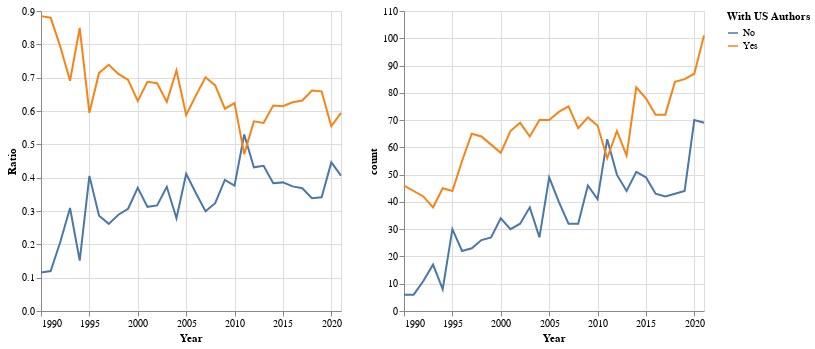

Write notebook code for a chart like this one.
### Code cell
source = withus_authors

chart1 = alt.Chart(source).mark_line().encode(
    x="Year:T",
    y="Ratio:Q",
    color="With US Authors:N"
).properties(
    width=300
)

chart2 = alt.Chart(source).mark_line().encode(
    x="Year:T",
    y="count:Q",
    color="With US Authors:N"
).properties(
    width=300
)

alt.hconcat(chart1, chart2)

### Figure 1 — Vega-Lite specification as saved in the notebook (floating-point values rounded to 4 significant figures)
{"config": {"view": {"continuousWidth": 400, "continuousHeight": 300}}, "hconcat": [{"mark": "line", "encoding": {"color": {"field": "With US Authors", "type": "nominal"}, "x": {"field": "Year", "type": "temporal"}, "y": {"field": "Ratio", "type": "quantitative"}}, "width": 300}, {"mark": "line", "encoding": {"color": {"field": "With US Authors", "type": "nominal"}, "x": {"field": "Year", "type": "temporal"}, "y": {"field": "count", "type": "quantitative"}}, "width": 300}], "data": {"name": "data-07b8499e198c2e67e2d3b4bb22d59e41"}, "$schema": "https://vega.github.io/schema/vega-lite/v4.17.0.json", "datasets": {"data-07b8499e198c2e67e2d3b4bb22d59e41": [{"year": 1990, "With US Authors": "No", "count": 6, "Ratio": 0.1154, "Year": "1990-01-01T00:00:00"}, {"year": 1990, "With US Authors": "Yes", "count": 46, "Ratio": 0.8846, "Year": "1990-01-01T00:00:00"}, {"year": 1991, "With US Authors": "No", "count": 6, "Ratio": 0.12, "Year": "1991-01-01T00:00:00"}, {"year": 1991, "With US Authors": "Yes", "count": 44, "Ratio": 0.88, "Year": "1991-01-01T00:00:00"}, {"year": 1992, "With US Authors": "No", "count": 11, "Ratio": 0.2075, "Year": "1992-01-01T00:00:00"}, {"year": 1992, "With US Authors": "Yes", "count": 42, "Ratio": 0.7925, "Year": "1992-01-01T00:00:00"}, {"year": 1993, "With US Authors": "No", "count": 17, "Ratio": 0.3091, "Year": "1993-01-01T00:00:00"}, {"year": 1993, "With US Authors": "Yes", "count": 38, "Ratio": 0.6909, "Year": "1993-01-01T00:00:00"}, {"year": 1994, "With US Authors": "No", "count": 8, "Ratio": 0.1509, "Year": "1994-01-01T00:00:00"}, {"year": 1994, "With US Authors": "Yes", "count": 45, "Ratio": 0.8491, "Year": "1994-01-01T00:00:00"}, {"year": 1995, "With US Authors": "No", "count": 30, "Ratio": 0.4054, "Year": "1995-01-01T00:00:00"}, {"year": 1995, "With US Authors": "Yes", "count": 44, "Ratio": 0.5946, "Year": "1995-01-01T00:00:00"}, {"year": 1996, "With US Authors": "No", "count": 22, "Ratio": 0.2857, "Year": "1996-01-01T00:00:00"}, {"year": 1996, "With US Authors": "Yes", "count": 55, "Ratio": 0.7143, "Year": "1996-01-01T00:00:00"}, {"year": 1997, "With US Authors": "No", "count": 23, "Ratio": 0.2614, "Year": "1997-01-01T00:00:00"}, {"year": 1997, "With US Authors": "Yes", "count": 65, "Ratio": 0.7386, "Year": "1997-01-01T00:00:00"}, {"year": 1998, "With US Authors": "No", "count": 26, "Ratio": 0.2889, "Year": "1998-01-01T00:00:00"}, {"year": 1998, "With US Authors": "Yes", "count": 64, "Ratio": 0.7111, "Year": "1998-01-01T00:00:00"}, {"year": 1999, "With US Authors": "No", "count": 27, "Ratio": 0.3068, "Year": "1999-01-01T00:00:00"}, {"year": 1999, "With US Authors": "Yes", "count": 61, "Ratio": 0.6932, "Year": "1999-01-01T00:00:00"}, {"year": 2000, "With US Authors": "No", "count": 34, "Ratio": 0.3696, "Year": "2000-01-01T00:00:00"}, {"year": 2000, "With US Authors": "Yes", "count": 58, "Ratio": 0.6304, "Year": "2000-01-01T00:00:00"}, {"year": 2001, "With US Authors": "No", "count": 30, "Ratio": 0.3125, "Year": "2001-01-01T00:00:00"}, {"year": 2001, "With US Authors": "Yes", "count": 66, "Ratio": 0.6875, "Year": "2001-01-01T00:00:00"}, {"year": 2002, "With US Authors": "No", "count": 32, "Ratio": 0.3168, "Year": "2002-01-01T00:00:00"}, {"year": 2002, "With US Authors": "Yes", "count": 69, "Ratio": 0.6832, "Year": "2002-01-01T00:00:00"}, {"year": 2003, "With US Authors": "No", "count": 38, "Ratio": 0.3725, "Year": "2003-01-01T00:00:00"}, {"year": 2003, "With US Authors": "Yes", "count": 64, "Ratio": 0.6275, "Year": "2003-01-01T00:00:00"}, {"year": 2004, "With US Authors": "No", "count": 27, "Ratio": 0.2784, "Year": "2004-01-01T00:00:00"}, {"year": 2004, "With US Authors": "Yes", "count": 70, "Ratio": 0.7216, "Year": "2004-01-01T00:00:00"}, {"year": 2005, "With US Authors": "No", "count": 49, "Ratio": 0.4118, "Year": "2005-01-01T00:00:00"}, {"year": 2005, "With US Authors": "Yes", "count": 70, "Ratio": 0.5882, "Year": "2005-01-01T00:00:00"}, {"year": 2006, "With US Authors": "No", "count": 40, "Ratio": 0.354, "Year": "2006-01-01T00:00:00"}, {"year": 2006, "With US Authors": "Yes", "count": 73, "Ratio": 0.646, "Year": "2006-01-01T00:00:00"}, {"year": 2007, "With US Authors": "No", "count": 32, "Ratio": 0.2991, "Year": "2007-01-01T00:00:00"}, {"year": 2007, "With US Authors": "Yes", "count": 75, "Ratio": 0.7009, "Year": "2007-01-01T00:00:00"}, {"year": 2008, "With US Authors": "No", "count": 32, "Ratio": 0.3232, "Year": "2008-01-01T00:00:00"}, {"year": 2008, "With US Authors": "Yes", "count": 67, "Ratio": 0.6768, "Year": "2008-01-01T00:00:00"}, {"year": 2009, "With US Authors": "No", "count": 46, "Ratio": 0.3932, "Year": "2009-01-01T00:00:00"}, {"year": 2009, "With US Authors": "Yes", "count": 71, "Ratio": 0.6068, "Year": "2009-01-01T00:00:00"}, {"year": 2010, "With US Authors": "No", "count": 41, "Ratio": 0.3761, "Year": "2010-01-01T00:00:00"}, {"year": 2010, "With US Authors": "Yes", "count": 68, "Ratio": 0.6239, "Year": "2010-01-01T00:00:00"}, {"year": 2011, "With US Authors": "No", "count": 63, "Ratio": 0.5294, "Year": "2011-01-01T00:00:00"}, {"year": 2011, "With US Authors": "Yes", "count": 56, "Ratio": 0.4706, "Year": "2011-01-01T00:00:00"}, {"year": 2012, "With US Authors": "No", "count": 50, "Ratio": 0.431, "Year": "2012-01-01T00:00:00"}, {"year": 2012, "With US Authors": "Yes", "count": 66, "Ratio": 0.569, "Year": "2012-01-01T00:00:00"}, {"year": 2013, "With US Authors": "No", "count": 44, "Ratio": 0.4356, "Year": "2013-01-01T00:00:00"}, {"year": 2013, "With US Authors": "Yes", "count": 57, "Ratio": 0.5644, "Year": "2013-01-01T00:00:00"}, {"year": 2014, "With US Authors": "No", "count": 51, "Ratio": 0.3835, "Year": "2014-01-01T00:00:00"}, {"year": 2014, "With US Authors": "Yes", "count": 82, "Ratio": 0.6165, "Year": "2014-01-01T00:00:00"}, {"year": 2015, "With US Authors": "No", "count": 49, "Ratio": 0.3858, "Year": "2015-01-01T00:00:00"}, {"year": 2015, "With US Authors": "Yes", "count": 78, "Ratio": 0.6142, "Year": "2015-01-01T00:00:00"}, {"year": 2016, "With US Authors": "No", "count": 43, "Ratio": 0.3739, "Year": "2016-01-01T00:00:00"}, {"year": 2016, "With US Authors": "Yes", "count": 72, "Ratio": 0.6261, "Year": "2016-01-01T00:00:00"}, {"year": 2017, "With US Authors": "No", "count": 42, "Ratio": 0.3684, "Year": "2017-01-01T00:00:00"}, {"year": 2017, "With US Authors": "Yes", "count": 72, "Ratio": 0.6316, "Year": "2017-01-01T00:00:00"}, {"year": 2018, "With US Authors": "No", "count": 43, "Ratio": 0.3386, "Year": "2018-01-01T00:00:00"}, {"year": 2018, "With US Authors": "Yes", "count": 84, "Ratio": 0.6614, "Year": "2018-01-01T00:00:00"}, {"year": 2019, "With US Authors": "No", "count": 44, "Ratio": 0.3411, "Year": "2019-01-01T00:00:00"}, {"year": 2019, "With US Authors": "Yes", "count": 85, "Ratio": 0.6589, "Year": "2019-01-01T00:00:00"}, {"year": 2020, "With US Authors": "No", "count": 70, "Ratio": 0.4459, "Year": "2020-01-01T00:00:00"}, {"year": 2020, "With US Authors": "Yes", "count": 87, "Ratio": 0.5541, "Year": "2020-01-01T00:00:00"}, {"year": 2021, "With US Authors": "No", "count": 69, "Ratio": 0.4059, "Year": "2021-01-01T00:00:00"}, {"year": 2021, "With US Authors": "Yes", "count": 101, "Ratio": 0.5941, "Year": "2021-01-01T00:00:00"}]}}
